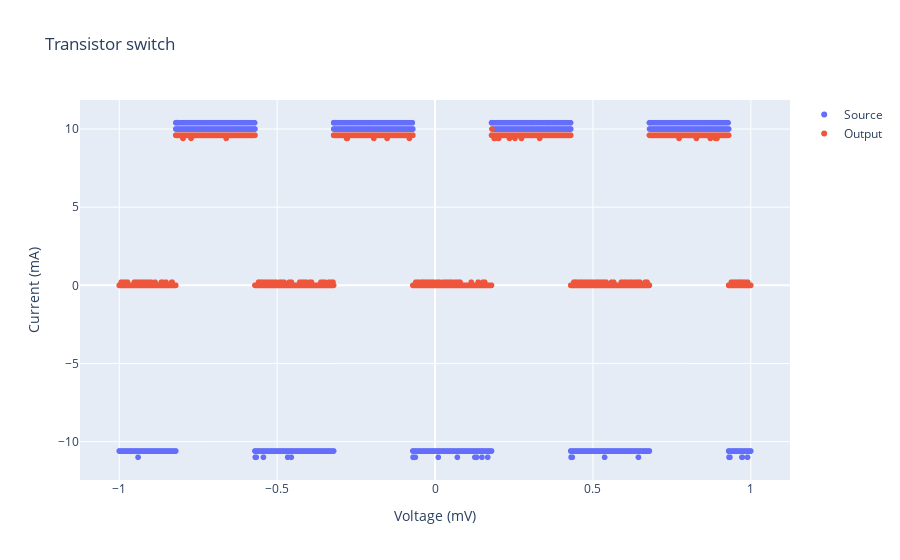

Write notebook code for a chart like this one.
### Code cell
data = Oscilloscope("switch.csv")
data.show_fig(title="Transistor switch",xlabel="Time (s)",ylabel="Current (mA)")

### Figure 1 — Plotly figure (JSON) as saved in the notebook; plotly's stock layout.template omitted (floating-point values rounded to 4 significant figures; data arrays with more than 128 entries replaced by an {"elided": "..."} marker saying what was removed)
{"data": [{"mode": "markers", "name": "Source", "type": "scattergl", "x": {"elided": "10000 float values"}, "y": {"elided": "10000 float values"}}, {"mode": "markers", "name": "Output", "type": "scattergl", "x": {"elided": "10000 float values"}, "y": {"elided": "10000 float values"}}], "layout": {"title": {"text": "Transistor switch"}, "xaxis": {"title": {"text": "Voltage (mV)"}}, "yaxis": {"title": {"text": "Current (mA)"}}}}
